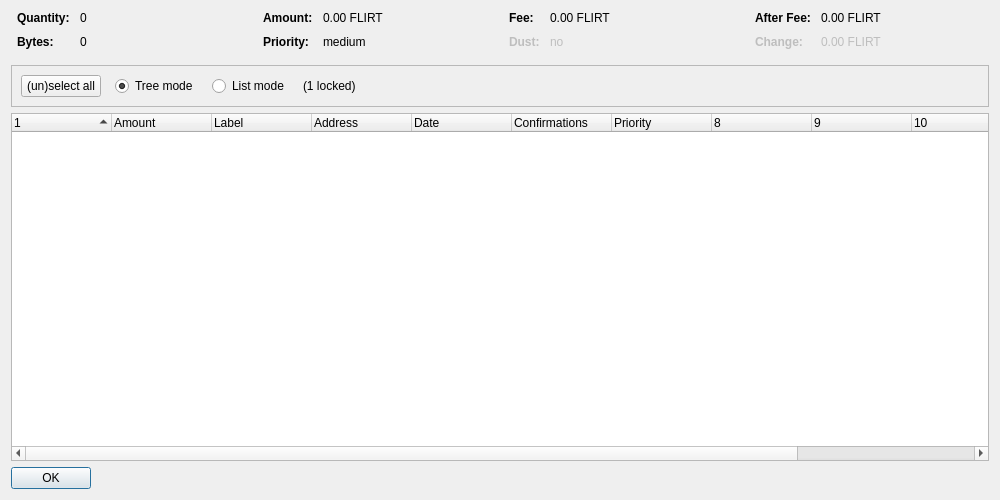
<?xml version="1.0" encoding="UTF-8"?>
<ui version="4.0">
 <class>CoinControlDialog</class>
 <widget class="QDialog" name="CoinControlDialog">
  <property name="geometry">
   <rect>
    <x>0</x>
    <y>0</y>
    <width>1000</width>
    <height>500</height>
   </rect>
  </property>
  <property name="windowTitle">
   <string>Coin Control Address Selection</string>
  </property>
  <layout class="QVBoxLayout" name="verticalLayout">
   <item>
    <layout class="QHBoxLayout" name="horizontalLayoutTop" stretch="0,0,0,0">
     <property name="topMargin">
      <number>0</number>
     </property>
     <property name="bottomMargin">
      <number>10</number>
     </property>
     <item>
      <layout class="QFormLayout" name="formLayoutCoinControl1">
       <property name="horizontalSpacing">
        <number>10</number>
       </property>
       <property name="verticalSpacing">
        <number>10</number>
       </property>
       <property name="leftMargin">
        <number>6</number>
       </property>
       <property name="rightMargin">
        <number>6</number>
       </property>
       <item row="0" column="0">
        <widget class="QLabel" name="labelCoinControlQuantityText">
         <property name="font">
          <font>
           <weight>75</weight>
           <bold>true</bold>
          </font>
         </property>
         <property name="text">
          <string>Quantity:</string>
         </property>
        </widget>
       </item>
       <item row="0" column="1">
        <widget class="QLabel" name="labelCoinControlQuantity">
         <property name="cursor">
          <cursorShape>IBeamCursor</cursorShape>
         </property>
         <property name="contextMenuPolicy">
          <enum>Qt::ActionsContextMenu</enum>
         </property>
         <property name="text">
          <string notr="true">0</string>
         </property>
         <property name="textInteractionFlags">
          <set>Qt::LinksAccessibleByMouse|Qt::TextSelectableByKeyboard|Qt::TextSelectableByMouse</set>
         </property>
        </widget>
       </item>
       <item row="1" column="0">
        <widget class="QLabel" name="labelCoinControlBytesText">
         <property name="font">
          <font>
           <weight>75</weight>
           <bold>true</bold>
          </font>
         </property>
         <property name="text">
          <string>Bytes:</string>
         </property>
        </widget>
       </item>
       <item row="1" column="1">
        <widget class="QLabel" name="labelCoinControlBytes">
         <property name="cursor">
          <cursorShape>IBeamCursor</cursorShape>
         </property>
         <property name="contextMenuPolicy">
          <enum>Qt::ActionsContextMenu</enum>
         </property>
         <property name="text">
          <string notr="true">0</string>
         </property>
         <property name="textInteractionFlags">
          <set>Qt::LinksAccessibleByMouse|Qt::TextSelectableByKeyboard|Qt::TextSelectableByMouse</set>
         </property>
        </widget>
       </item>
      </layout>
     </item>
     <item>
      <layout class="QFormLayout" name="formLayoutCoinControl2">
       <property name="horizontalSpacing">
        <number>10</number>
       </property>
       <property name="verticalSpacing">
        <number>10</number>
       </property>
       <property name="leftMargin">
        <number>6</number>
       </property>
       <property name="rightMargin">
        <number>6</number>
       </property>
       <item row="0" column="0">
        <widget class="QLabel" name="labelCoinControlAmountText">
         <property name="font">
          <font>
           <weight>75</weight>
           <bold>true</bold>
          </font>
         </property>
         <property name="text">
          <string>Amount:</string>
         </property>
        </widget>
       </item>
       <item row="0" column="1">
        <widget class="QLabel" name="labelCoinControlAmount">
         <property name="cursor">
          <cursorShape>IBeamCursor</cursorShape>
         </property>
         <property name="contextMenuPolicy">
          <enum>Qt::ActionsContextMenu</enum>
         </property>
         <property name="text">
          <string notr="true">0.00 FLIRT</string>
         </property>
         <property name="textInteractionFlags">
          <set>Qt::LinksAccessibleByMouse|Qt::TextSelectableByKeyboard|Qt::TextSelectableByMouse</set>
         </property>
        </widget>
       </item>
       <item row="1" column="0">
        <widget class="QLabel" name="labelCoinControlPriorityText">
         <property name="font">
          <font>
           <weight>75</weight>
           <bold>true</bold>
          </font>
         </property>
         <property name="text">
          <string>Priority:</string>
         </property>
        </widget>
       </item>
       <item row="1" column="1">
        <widget class="QLabel" name="labelCoinControlPriority">
         <property name="cursor">
          <cursorShape>IBeamCursor</cursorShape>
         </property>
         <property name="contextMenuPolicy">
          <enum>Qt::ActionsContextMenu</enum>
         </property>
         <property name="text">
          <string notr="true">medium</string>
         </property>
         <property name="textInteractionFlags">
          <set>Qt::LinksAccessibleByMouse|Qt::TextSelectableByKeyboard|Qt::TextSelectableByMouse</set>
         </property>
        </widget>
       </item>
      </layout>
     </item>
     <item>
      <layout class="QFormLayout" name="formLayoutCoinControl3">
       <property name="horizontalSpacing">
        <number>10</number>
       </property>
       <property name="verticalSpacing">
        <number>10</number>
       </property>
       <property name="leftMargin">
        <number>6</number>
       </property>
       <property name="rightMargin">
        <number>6</number>
       </property>
       <item row="0" column="0">
        <widget class="QLabel" name="labelCoinControlFeeText">
         <property name="font">
          <font>
           <weight>75</weight>
           <bold>true</bold>
          </font>
         </property>
         <property name="text">
          <string>Fee:</string>
         </property>
        </widget>
       </item>
       <item row="0" column="1">
        <widget class="QLabel" name="labelCoinControlFee">
         <property name="cursor">
          <cursorShape>IBeamCursor</cursorShape>
         </property>
         <property name="contextMenuPolicy">
          <enum>Qt::ActionsContextMenu</enum>
         </property>
         <property name="text">
          <string notr="true">0.00 FLIRT</string>
         </property>
         <property name="textInteractionFlags">
          <set>Qt::LinksAccessibleByMouse|Qt::TextSelectableByKeyboard|Qt::TextSelectableByMouse</set>
         </property>
        </widget>
       </item>
       <item row="1" column="0">
        <widget class="QLabel" name="labelCoinControlLowOutputText">
         <property name="enabled">
          <bool>false</bool>
         </property>
         <property name="font">
          <font>
           <weight>75</weight>
           <bold>true</bold>
          </font>
         </property>
         <property name="text">
          <string>Dust:</string>
         </property>
        </widget>
       </item>
       <item row="1" column="1">
        <widget class="QLabel" name="labelCoinControlLowOutput">
         <property name="enabled">
          <bool>false</bool>
         </property>
         <property name="cursor">
          <cursorShape>IBeamCursor</cursorShape>
         </property>
         <property name="contextMenuPolicy">
          <enum>Qt::ActionsContextMenu</enum>
         </property>
         <property name="text">
          <string notr="true">no</string>
         </property>
         <property name="textInteractionFlags">
          <set>Qt::LinksAccessibleByMouse|Qt::TextSelectableByKeyboard|Qt::TextSelectableByMouse</set>
         </property>
        </widget>
       </item>
      </layout>
     </item>
     <item>
      <layout class="QFormLayout" name="formLayoutCoinControl4">
       <property name="horizontalSpacing">
        <number>10</number>
       </property>
       <property name="verticalSpacing">
        <number>10</number>
       </property>
       <property name="leftMargin">
        <number>6</number>
       </property>
       <property name="rightMargin">
        <number>6</number>
       </property>
       <item row="0" column="0">
        <widget class="QLabel" name="labelCoinControlAfterFeeText">
         <property name="font">
          <font>
           <weight>75</weight>
           <bold>true</bold>
          </font>
         </property>
         <property name="text">
          <string>After Fee:</string>
         </property>
        </widget>
       </item>
       <item row="0" column="1">
        <widget class="QLabel" name="labelCoinControlAfterFee">
         <property name="cursor">
          <cursorShape>IBeamCursor</cursorShape>
         </property>
         <property name="contextMenuPolicy">
          <enum>Qt::ActionsContextMenu</enum>
         </property>
         <property name="text">
          <string notr="true">0.00 FLIRT</string>
         </property>
         <property name="textInteractionFlags">
          <set>Qt::LinksAccessibleByMouse|Qt::TextSelectableByKeyboard|Qt::TextSelectableByMouse</set>
         </property>
        </widget>
       </item>
       <item row="1" column="0">
        <widget class="QLabel" name="labelCoinControlChangeText">
         <property name="enabled">
          <bool>false</bool>
         </property>
         <property name="font">
          <font>
           <weight>75</weight>
           <bold>true</bold>
          </font>
         </property>
         <property name="text">
          <string>Change:</string>
         </property>
        </widget>
       </item>
       <item row="1" column="1">
        <widget class="QLabel" name="labelCoinControlChange">
         <property name="enabled">
          <bool>false</bool>
         </property>
         <property name="cursor">
          <cursorShape>IBeamCursor</cursorShape>
         </property>
         <property name="contextMenuPolicy">
          <enum>Qt::ActionsContextMenu</enum>
         </property>
         <property name="text">
          <string notr="true">0.00 FLIRT</string>
         </property>
         <property name="textInteractionFlags">
          <set>Qt::LinksAccessibleByMouse|Qt::TextSelectableByKeyboard|Qt::TextSelectableByMouse</set>
         </property>
        </widget>
       </item>
      </layout>
     </item>
    </layout>
   </item>
   <item>
    <widget class="QFrame" name="frame">
     <property name="minimumSize">
      <size>
       <width>0</width>
       <height>40</height>
      </size>
     </property>
     <property name="frameShape">
      <enum>QFrame::StyledPanel</enum>
     </property>
     <property name="frameShadow">
      <enum>QFrame::Sunken</enum>
     </property>
     <layout class="QHBoxLayout" name="horizontalLayout">
      <item>
       <layout class="QHBoxLayout" name="horizontalLayoutPanel" stretch="0,0,0,0,0">
        <property name="spacing">
         <number>14</number>
        </property>
        <item>
         <widget class="QPushButton" name="pushButtonSelectAll">
          <property name="sizePolicy">
           <sizepolicy hsizetype="Maximum" vsizetype="Fixed">
            <horstretch>0</horstretch>
            <verstretch>0</verstretch>
           </sizepolicy>
          </property>
          <property name="text">
           <string>(un)select all</string>
          </property>
          <property name="autoDefault">
           <bool>false</bool>
          </property>
         </widget>
        </item>
        <item>
         <widget class="QRadioButton" name="radioTreeMode">
          <property name="sizePolicy">
           <sizepolicy hsizetype="Maximum" vsizetype="Fixed">
            <horstretch>0</horstretch>
            <verstretch>0</verstretch>
           </sizepolicy>
          </property>
          <property name="text">
           <string>Tree mode</string>
          </property>
          <property name="checked">
           <bool>true</bool>
          </property>
         </widget>
        </item>
        <item>
         <widget class="QRadioButton" name="radioListMode">
          <property name="sizePolicy">
           <sizepolicy hsizetype="Maximum" vsizetype="Fixed">
            <horstretch>0</horstretch>
            <verstretch>0</verstretch>
           </sizepolicy>
          </property>
          <property name="text">
           <string>List mode</string>
          </property>
         </widget>
        </item>
        <item>
         <widget class="QLabel" name="labelLocked">
          <property name="text">
           <string notr="true">(1 locked)</string>
          </property>
         </widget>
        </item>
        <item>
         <spacer name="horizontalSpacer">
          <property name="orientation">
           <enum>Qt::Horizontal</enum>
          </property>
          <property name="sizeHint" stdset="0">
           <size>
            <width>40</width>
            <height>20</height>
           </size>
          </property>
         </spacer>
        </item>
       </layout>
      </item>
     </layout>
    </widget>
   </item>
   <item>
    <widget class="CoinControlTreeWidget" name="treeWidget">
     <property name="contextMenuPolicy">
      <enum>Qt::CustomContextMenu</enum>
     </property>
     <property name="sortingEnabled">
      <bool>false</bool>
     </property>
     <property name="columnCount">
      <number>12</number>
     </property>
     <attribute name="headerShowSortIndicator" stdset="0">
      <bool>true</bool>
     </attribute>
     <attribute name="headerStretchLastSection">
      <bool>false</bool>
     </attribute>
     <column>
      <property name="text">
       <string/>
      </property>
     </column>
     <column>
      <property name="text">
       <string>Amount</string>
      </property>
     </column>
     <column>
      <property name="text">
       <string notr="true">Label</string>
      </property>
     </column>
     <column>
      <property name="text">
       <string>Address</string>
      </property>
     </column>
     <column>
      <property name="text">
       <string>Date</string>
      </property>
     </column>
     <column>
      <property name="text">
       <string>Confirmations</string>
      </property>
      <property name="toolTip">
       <string>Confirmed</string>
      </property>
     </column>
     <column>
      <property name="text">
       <string>Priority</string>
      </property>
     </column>
     <column>
      <property name="text">
       <string/>
      </property>
     </column>
     <column>
      <property name="text">
       <string/>
      </property>
     </column>
     <column>
      <property name="text">
       <string/>
      </property>
     </column>
     <column>
      <property name="text">
       <string/>
      </property>
     </column>
     <column>
      <property name="text">
       <string/>
      </property>
     </column>
    </widget>
   </item>
   <item>
    <widget class="QDialogButtonBox" name="buttonBox">
     <property name="sizePolicy">
      <sizepolicy hsizetype="Maximum" vsizetype="Fixed">
       <horstretch>0</horstretch>
       <verstretch>0</verstretch>
      </sizepolicy>
     </property>
     <property name="orientation">
      <enum>Qt::Horizontal</enum>
     </property>
     <property name="standardButtons">
      <set>QDialogButtonBox::Ok</set>
     </property>
    </widget>
   </item>
  </layout>
 </widget>
 <customwidgets>
  <customwidget>
   <class>CoinControlTreeWidget</class>
   <extends>QTreeWidget</extends>
   <header>coincontroltreewidget.h</header>
  </customwidget>
 </customwidgets>
 <resources/>
 <connections/>
</ui>
